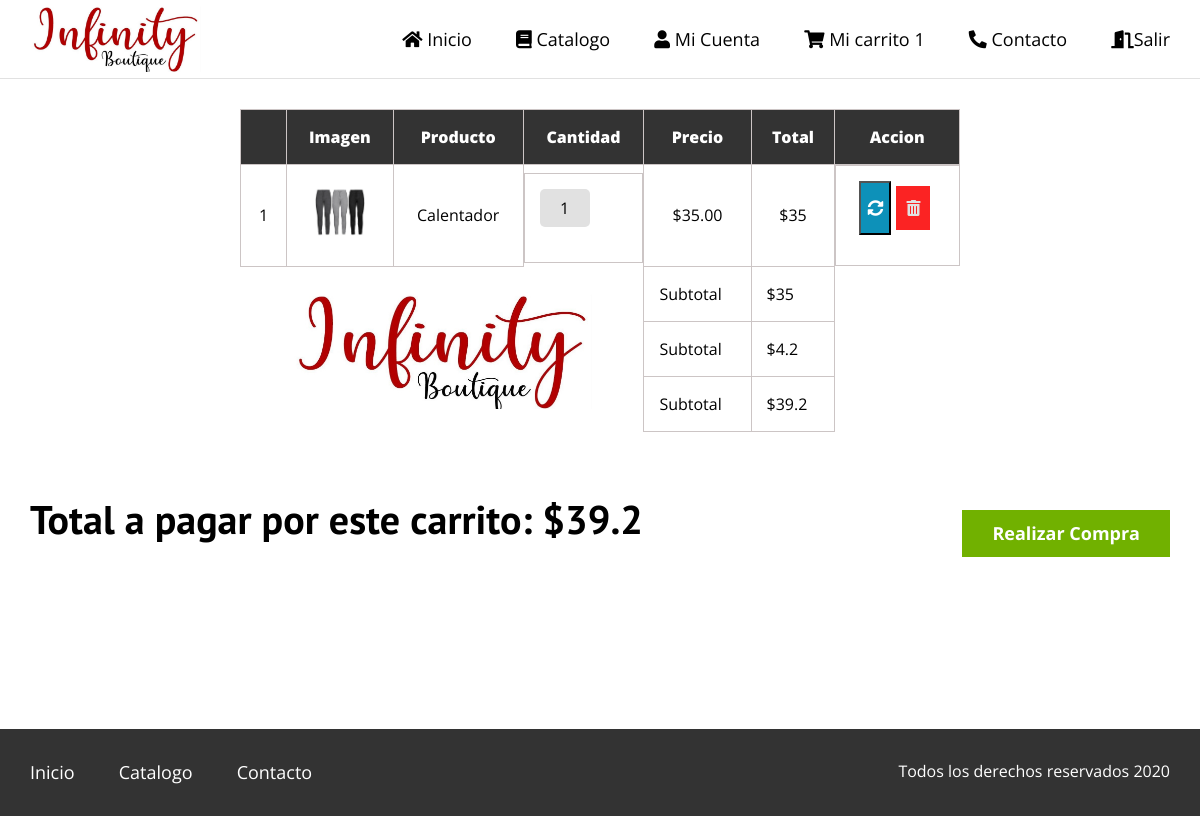
The app's page /Infinitylog/carrito.php?id=35 with its own data.
### tables this page shows
CREATE TABLE `producto` (
  `producto_id` int(11) NOT NULL,
  `producto_descripcion` varchar(200) NOT NULL,
  `producto_color` varchar(50) NOT NULL,
  `producto_talla` varchar(10) NOT NULL,
  `producto_marca` varchar(50) NOT NULL,
  `producto_precio` decimal(10,2) NOT NULL,
  `producto_categoria_id` int(10) NOT NULL,
  `producto_foto` varchar(200) DEFAULT NULL
);

### Infinitylog/funciones.php (called while the page is built, shortened)
<?php
    function calcular_subtotal(){
        $total = 0;
            foreach($_SESSION['carrito'] as $indice => $value){
                $total=$total+($value['producto_precio']*$value['cantidad']);
            }
        return $total;
    }
    function calcular_iva(){
        $impuesto=12;
        $iva=0;
        if(isset($_SESSION['carrito'])){
            $iva=(calcular_subtotal()*$impuesto)/100;
        }
        return $iva;
    }
    function calcular_total(){
        $total = 0;
        if(isset($_SESSION['carrito'])){
            $total=calcular_subtotal();
            $total=$total+calcular_iva();
        }
        return $total;
    }
    function cantidad_producto(){
        $total = 0;
        if(isset($_SESSION['carrito'])){
            foreach($_SESSION['carrito'] as $indice => $value){
                $total++;
            }
        }
        return $total;
    }
?>

### src/Producto.php (called while the page is built, shortened)
<?php
    class Producto{
        private $cn=null;
        public function __construct()
        {
            $this->config=parse_ini_file(__DIR__.'/../config.ini');
            $this->cn = new \PDO($this->config['dns'], $this->config['usuario'], $this->config['clave'],array(
                \PDO::MYSQL_ATTR_INIT_COMMAND => 'SET NAMES utf8'
            ));
        }
        public function mostrar_por_id($id){
            $sql = "SELECT producto.producto_id, producto.producto_descripcion, producto.producto_talla, producto.producto_marca, producto.producto_color, producto.producto_precio, producto.producto_foto, categoria.categoria_id, categoria.categoria_descripcion
            FROM producto
            INNER JOIN categoria ON producto.producto_categoria_id=categoria.categoria_id WHERE producto.producto_id=:id";
            $resultado = $this->cn->prepare($sql);
            $_array = array(
                ":id" => $id
            );
            if($resultado->execute($_array))
                return $resultado->fetch();
            return false;
        }
    }

### Infinitylog/carrito.php (the view, shortened to what this page needs)
<?php
require 'funciones.php';
    if(isset($_GET['id']) && is_numeric($_GET['id'])){
        $id=$_GET['id'];
        $producto= new infinity\Producto;
        $resultado= $producto->mostrar_por_id($id);
    }
?>
<!DOCTYPE html>
<html lang="en">
<head>
    <link rel="stylesheet" href="../assets/css/normalize.css">
    <link rel="stylesheet" href="../assets/css/styles.css">
    <link rel="stylesheet" href="../assets/css/all.css">
</head>
<body>
    <header class="site-header">
        <div class="contenedor">
            <div class="barra">
                <a href="index.php">
                    <img src="../assets/img/logo.jpg" alt="logo" title="Logo Infinity"  height="72">
                </a>
                <nav class="navegacion">
                    <a href="index.php"><i class="fas fa-home"></i> Inicio</a>
                    <a href="catalogo.php"><i class="fas fa-book"></i> Catalogo</a>
                    <a href="cuenta/cuenta.php"><i class="fas fa-user"></i> Mi Cuenta</a>
                    <a href="carrito.php"><i class="fas fa-shopping-cart"></i> Mi carrito <?php print cantidad_producto() ?></a>
                    <a href="contacto.php"><i class="fas fa-phone-alt"></i> Contacto</a>
                    <a href="../index.php"><i class="fas fa-door-open"></i>Salir</a>
                </nav>
            </div>
        </div>
    </header>
    <main class="wrapper">
    <div class="datos-panel">
                <div class="tabla">
                <?php
                     if(isset($_SESSION['carrito']) && !empty($_SESSION['carrito'])){
                        $x=0;
                ?>
                    <table class="">
                        <tr>
                            <th><strong></strong></th>
                            <th><strong>Imagen</strong></th>
                            <th><strong>Producto</strong></th>
                            <th><strong>Cantidad</strong></th>
                            <th><strong>Precio</strong></th>
                            <th><strong>Total</strong></th>
                            <th><strong>Accion</strong></th>
                        </tr>
                        <?php foreach($_SESSION['carrito'] as $indice=> $value){
                            $x=$x+1;
                        ?>
                        <form action="actualizar_carrito.php" method="POST">
                            <tr class="centrar-texto">
                            <td><?php print $x ?></td>
                            <td class="centrar-texto">
                                    <?php $foto='../upload/'.$value['producto_foto'];
                                        if(file_exists($foto)){
                                            ?>
                                            <img src="<?php print($foto) ?>" alt="<?php print $value['producto_descripcion'] ?>" title="<?php print $value['producto_descripcion'] ?>" width="50">
                                    <?php }
                                        else{?>
                                            SIN FOTO
                                    <?php
                                        }
                                    ?>
                                </td>
                            <td><?php print $value['producto_descripcion']?></td>
                            <td class="centrar-texto centrar-centrar">
                                <input type="text" class="pequeño centrar-texto" name="cantidad" value="<?php print $value['cantidad']?>">
                            </td>
                            <td>$<?php print $value['producto_precio']?></td>
                            <td>$<?php print ($value['producto_precio']*$value['cantidad'])?></td>
                            <td class="accion accion-2">
                                <button type="submit" title="Actualizar" class="a-actualizar"><i class="fas fa-sync-alt"></i></button>
                                <a class="a-eliminar no-margin" title="Eliminar" href="eliminar_carrito.php?id=<?php print $value['producto_id']?>"><i class="fas fa-trash-alt"></i></a>
                            </td>
                            </tr>
                        </form>
                     <?php }?>
                     <tr>
                            <td style="border:none; text-align: center" colspan="4" rowspan="3"><img src="../assets/img/logo.jpg" alt="Logo Infinity" title="Logo Infinity" width="300"></td>
                            <td>Subtotal</td>
                            <td>$<?php print calcular_subtotal() ?></td>
                        </tr>
                        <tr>
                            <td>Subtotal</td>
                            <td>$<?php print calcular_iva() ?></td>
                        </tr>
                        <tr>
                            <td>Subtotal</td>
                            <td>$<?php print calcular_total() ?></td>
                        </tr>
                    <?php }else{ ?>
                            <h2>NO SE HAN AÑADIDO PRODUCTOS</h2>
                            <?php }
                            ?>
                    </table>
                    <br><br>
                </div>
                <?php if(isset($_SESSION['carrito']) && !empty($_SESSION['carrito'])){?>
                <div class="final-compra contenedor">
                    <h2>Total a pagar por este carrito:   $<?php print calcular_total() ?></h2>
                    <a class="boton boton-verde" href="finalizar_compra.php">Realizar Compra</a>
                </div>
                <?php } ?>
            </div>
    </main>
    <footer class="site-footer seccion">
        <div class="contenedor contenedor-footer">
            <nav class="navegacion">
                <a href="index.php">Inicio</a>
                <a href="catalogo.php">Catalogo</a>
                <a href="contacto.php">Contacto</a>
            </nav>
        <p class="copyright">Todos los derechos reservados 2020</p>
        </div>
    </footer>
</body>
</html>

### assets/css/styles.css (style rules this page uses)
html { font-size: 62.5%; box-sizing: border-box; }
*,*::before,*::after { box-sizing: inherit; }
body { font-family: 'Open Sans', sans-serif; font-size: 1.6rem; line-height: 1.5; }
.contenedor { max-width: 120rem; margin: 0 auto; width: 95%; }
h1, h2, h3, h4 { font-family: 'PT Sans', sans-serif; }
h2 { font-size: 4rem; line-height: 1.2; }
img { max-width: 100%; }
.centrar-texto { text-align: center; }
.no-margin { margin: 0; }
.wrapper { min-height: calc(100vh - 18rem); }
.pequeño { max-width: 5rem; }
.centrar-centrar { margin-left: auto; margin-right: auto; display: flex; }
.boton { color: white; font-weight: 700; text-decoration: none; font-size: 1.8rem; padding: 1rem 3rem; margin-top: 3rem; display: inline-block; text-align: center; border: none; }
.boton-verde { background-color: #71B100; }
@media (min-width: 768px) { .barra { display: flex; justify-content: space-between; align-items: center; } }
.site-header { border-bottom: 1px solid #e1e1e1; }
.site-header a { color: black; text-decoration: none; }
.navegacion a { text-decoration: none; text-align: center; display: block; font-size: 1.8rem; }
@media (min-width: 768px) { .navegacion a { display: inline; margin-right: 4rem; } }
@media (min-width: 768px) { .navegacion a:last-of-type { margin:0; } }
.site-footer a { color: #ffffff; }
.site-footer { background-color: #333333; margin: 0; }
.copyright { margin: 0; color: #ffffff; }
.contenedor-footer { padding:3rem 0; display: flex; justify-content: space-between; }
input:not([Type="submit"]), textarea, select { padding: 1rem; display: block; width: 100%; background-color: #e1e1e1; margin-bottom: 2rem; border: none; border-radius: 0.5rem; }
.datos-panel { flex: 0 0 calc(85% - 2rem); }
.tabla { display: flex; justify-content: center; margin-top: 3rem; margin-bottom: 3rem; }
table th, td { border: 1px solid #ccc5c5; padding: 1.5rem; }
table { border-collapse: collapse; width: 60%; }
.accion { display: inline-block; color: #e1e1e1; }
table a { padding: .5rem; text-align: center; }
table th { color: white; background-color: #333333; }
.accion { width: 100%; height: 100%; display: flex; justify-content: center; text-decoration: none; text-align: center; }
.accion a { text-decoration: none; color: #e1e1e1; padding: 1rem; margin: .5rem; }
.accion-2 { padding-bottom: 3rem; }
.a-actualizar { color: white; background-color: #0d91b9; }
.a-eliminar { background-color: #fb2323; }
.final-compra { display: flex; justify-content: space-between; align-items: center; }

### assets/css/all.css (style rules this page uses)
.fa, .fas, .far, .fal, .fad, .fab { -moz-osx-font-smoothing: grayscale; -webkit-font-smoothing: antialiased; display: inline-block; font-style: normal; font-variant: normal; text-rendering: auto; line-height: 1; }
.fa-book:before { content: "\f02d"; }
.fa-door-open:before { content: "\f52b"; }
.fa-home:before { content: "\f015"; }
.fa-phone-alt:before { content: "\f879"; }
.fa-shopping-cart:before { content: "\f07a"; }
.fa-sync-alt:before { content: "\f2f1"; }
.fa-trash-alt:before { content: "\f2ed"; }
.fa-user:before { content: "\f007"; }
.fa, .fas { font-family: 'Font Awesome 5 Free'; font-weight: 900; }

### records on screen
producto: producto_foto (picture), producto_descripcion "Calentador", cantidad "1", producto_precio "35.00", $value['producto_precio']*$value['cantidad'] "35"

### other values on screen
cantidad_producto() "1"
calcular_subtotal() "35"
calcular_iva() "4.2"
calcular_total() "39.2"
